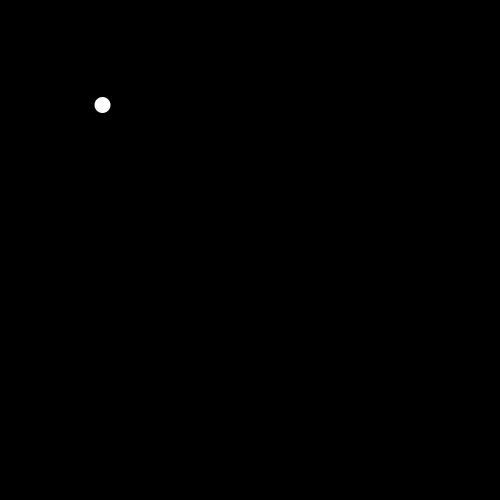
Frame 1 (no input)
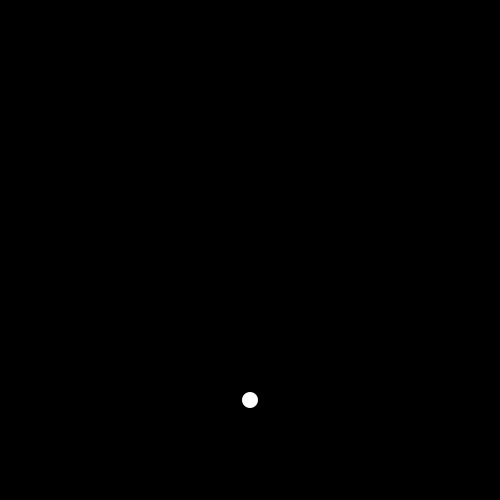
Frame 60 (the mouse pressed at the canvas centre just before this capture)
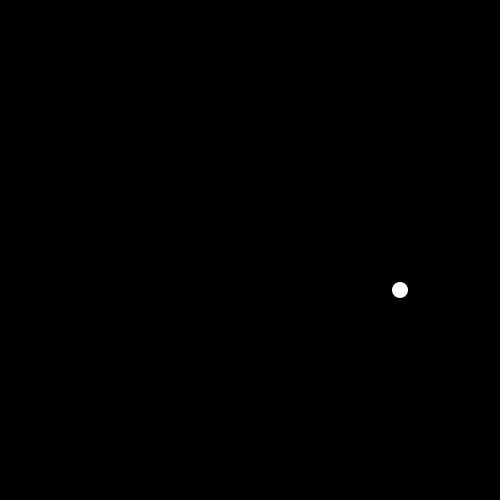
Frame 120 (the mouse held since frame 60 and released just before this capture)

The Processing sketch that drew these frames (run headless with seeded random() and noise(); from frame 60 on, the mouse is pressed at the canvas centre):

// Processing sketch: ballspeed
// ── ballspeed.pde
PVector location;
PVector velocity;
float r = 8;
float d = r*2;

void setup(){
	size(500, 500);
	background(0);

	location = new PVector(100, 100);
	velocity = new PVector(2.5, 5);
}

void draw(){
	background(0);
	fill(255);
	noStroke();

	location.add(velocity);

	if((location.x > width-r) || (location.x < r)){
		velocity.x = velocity.x * -1;
	}
	if((location.y > height-r) || (location.y < r)){
		velocity.y = velocity.y * -1;
	}

	ellipse(location.x, location.y, d, d);
}
